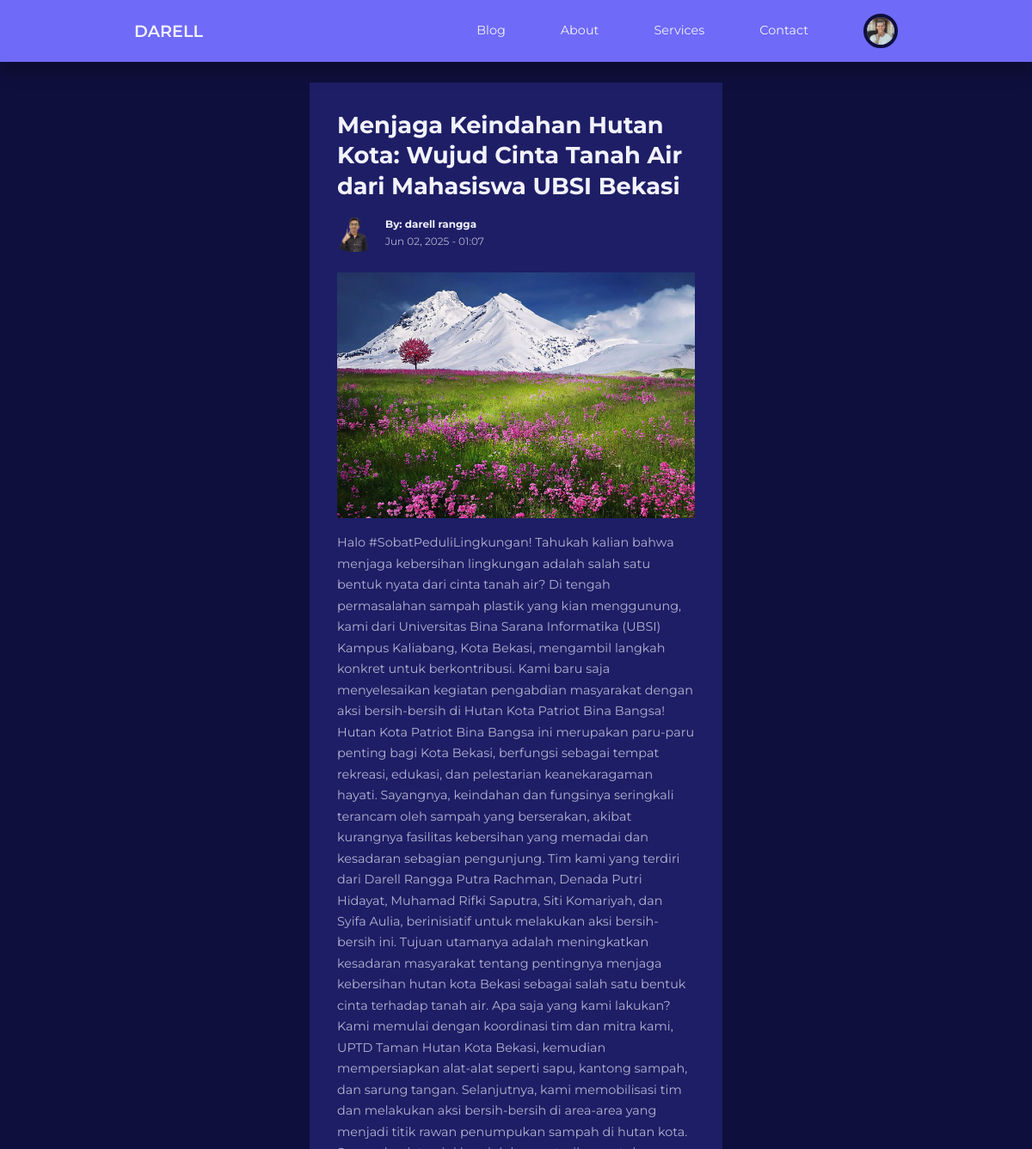
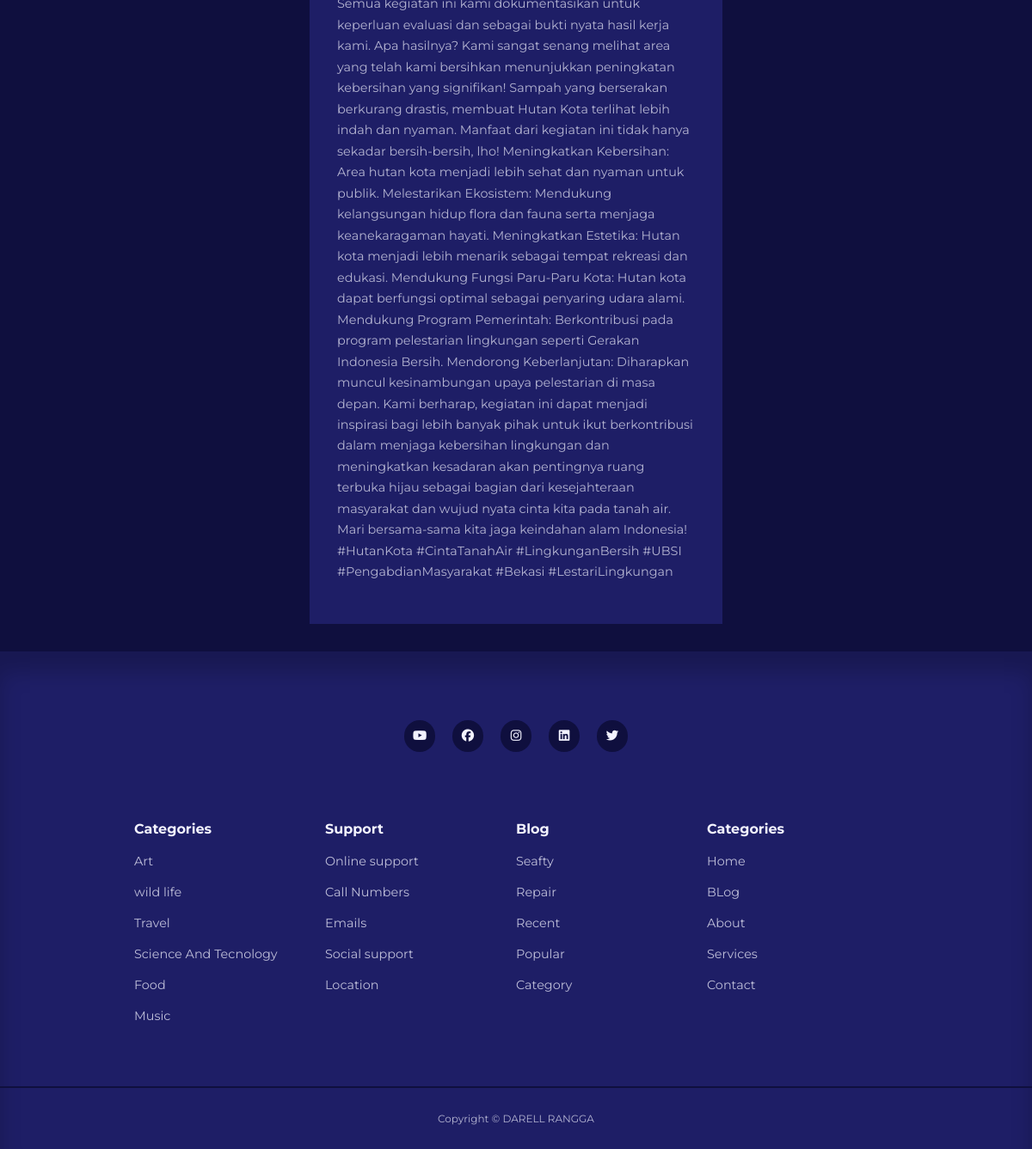
/posts.php?id=18 (signed in), run on the app's committed database (2 pictures, top to bottom).
### tables this page shows
CREATE TABLE `users` (
  `id` int UNSIGNED NOT NULL,
  `firstname` varchar(50) NOT NULL,
  `lastname` varchar(50) NOT NULL,
  `username` varchar(50) NOT NULL,
  `email` varchar(100) NOT NULL,
  `password` varchar(255) NOT NULL,
  `avatar` varchar(255) NOT NULL,
  `is_admin` tinyint(1) NOT NULL
);

CREATE TABLE `posts` (
  `id` int NOT NULL,
  `title` varchar(255) NOT NULL,
  `body` text NOT NULL,
  `thumbnail` varchar(255) NOT NULL,
  `date_time` timestamp NOT NULL DEFAULT CURRENT_TIMESTAMP,
  `category_id` int UNSIGNED DEFAULT NULL,
  `author_id` int UNSIGNED NOT NULL,
  `is_featured` tinyint(1) NOT NULL
);

### posts.php (the view)
<?php
include 'partials/header.php';
if (isset($_GET['id'])) {
  $id = filter_var($_GET['id'], FILTER_SANITIZE_NUMBER_INT);
  $query = "SELECT * FROM posts WHERE id = $id";
  $result = mysqli_query($conn, $query);
  $post = mysqli_fetch_assoc($result);
} else {
  header('location:' . ROOT_URL . 'blog.php');
  die();
}
?>
<section class="singlepost">
  <div class="container singlepost-container">
    <h2><?= $post['title']; ?></h2>
    <div class="post-author">
      <?php
      $author_id = $post['author_id'];
      $author_query = "SELECT * FROM users WHERE id = $author_id";
      $author_result = mysqli_query($conn, $author_query);
      $author = mysqli_fetch_assoc($author_result);
      ?>
      <div class="post-author-avatar">
        <img src="./images/<?= $author['avatar']; ?>" />
      </div>
      <div class="post-author-info">
        <h5>By: <?= "{$author['firstname']} {$author['lastname']}"; ?></h5>
        <small>
          <?= date("M d, Y - H:i", strtotime($post['date_time'])); ?>
        </small>
      </div>
    </div>
    <div class="singlepost-thumbnail">
      <img src="./images/<?= $post['thumbnail']; ?>" />
    </div>
    <p>
      <?= $post['body']; ?>
    </p>
  </div>
</section>
<?php
include 'partials/footer.php';
?>

### partials/header.php (shortened to what this page needs)
<?php
require "config/database.php";
if (isset($_SESSION['user-id'])) {
    $id = filter_var($_SESSION['user-id'], FILTER_SANITIZE_NUMBER_INT);
    $query = "SELECT avatar FROM users WHERE id = $id";
    $result = mysqli_query($conn, $query);
    $avatar = mysqli_fetch_assoc($result);
}
?>
<!DOCTYPE html>
<html lang="en">
<head>
    <link rel="stylesheet" href="<?= ROOT_URL; ?>dist/style.css" />
    <link
        rel="stylesheet"
        href="https://cdnjs.cloudflare.com/ajax/libs/font-awesome/6.7.2/css/all.min.css"
 />
    <link
        rel="stylesheet"
        href="https://unicons.iconscout.com/release/v4.0.8/css/line.css" />
</head>
<body>
    <nav>
        <div class="container nav-container">
            <a href="<?= ROOT_URL; ?>" class="nav-logo">DARELL</a>
            <ul class="nav-items">
                <li><a href="<?= ROOT_URL ?>blog.php">Blog</a></li>
                <li><a href="<?= ROOT_URL ?>about.php">About</a></li>
                <li><a href="<?= ROOT_URL ?>services.php">Services</a></li>
                <li><a href="<?= ROOT_URL ?>contact.php">Contact</a></li>
                <?php if (isset($_SESSION['user-id'])) : ?>
                    <li class="nav-profile">
                        <div class="avatar">
                            <img src="<?= ROOT_URL . 'images/' . $avatar['avatar'] ?>" />
                        </div>
                    </li>
                <?php else : ?>
                    <li><a href="signin.php">Sign In</a></li>
                <?php endif ?>
            </ul>
        </div>
    </nav>

### data on the page
users: avatar (picture)
posts: title "Menjaga Keindahan Hutan Kota: Wujud Cinta Tanah Air dari Mahasiswa UBSI Bekasi", date_time "Jun 02, 2025 - 01:07", thumbnail (picture), body "Halo #SobatPeduliLingkungan! Tahukah kalian bahwa menjaga kebersihan lingkungan adalah salah satu bentuk nyata dari cinta tanah air? Di tengah permasalahan sampah plastik yang kian menggunung, kami dari Universitas Bina Sarana Informatika (UBSI) Kampus Kaliabang, Kota Bekasi, mengambil langkah konkret untuk berkontribusi. Kami baru saja menyelesaikan kegiatan pengabdian masyarakat dengan aksi bersih-bersih di Hutan Kota Patriot Bina Bangsa! Hutan Kota Patriot Bina Bangsa ini merupakan paru-paru penting bagi Kota Bekasi, berfungsi sebagai tempat rekreasi, edukasi, dan pelestarian keanekaragaman hayati. Sayangnya, keindahan dan fungsinya seringkali terancam oleh sampah yang berserakan, akibat…"
users: avatar (picture), firstname "darell", lastname "rangga"
